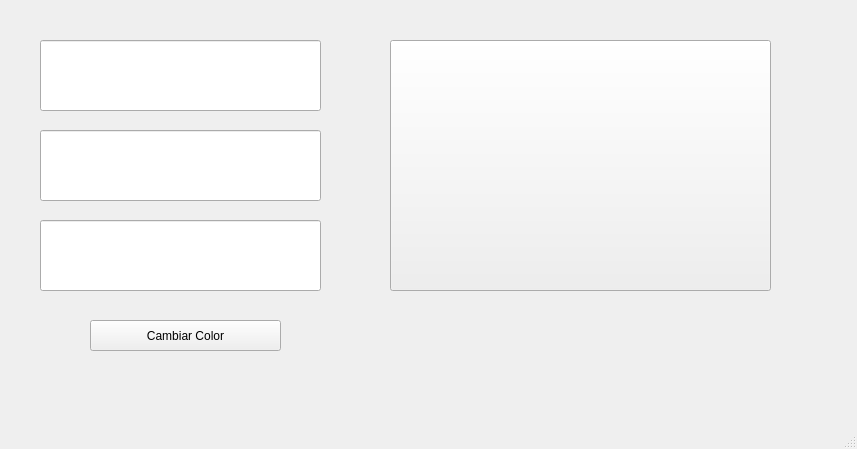
<?xml version="1.0" encoding="UTF-8"?>
<ui version="4.0">
 <class>MainWindow</class>
 <widget class="QMainWindow" name="MainWindow">
  <property name="geometry">
   <rect>
    <x>0</x>
    <y>0</y>
    <width>857</width>
    <height>449</height>
   </rect>
  </property>
  <property name="windowTitle">
   <string>MainWindow</string>
  </property>
  <widget class="QWidget" name="centralwidget">
   <widget class="QLineEdit" name="txt_R">
    <property name="geometry">
     <rect>
      <x>40</x>
      <y>40</y>
      <width>281</width>
      <height>71</height>
     </rect>
    </property>
    <property name="font">
     <font>
      <pointsize>16</pointsize>
      <weight>75</weight>
      <bold>true</bold>
     </font>
    </property>
    <property name="text">
     <string/>
    </property>
    <property name="alignment">
     <set>Qt::AlignCenter</set>
    </property>
   </widget>
   <widget class="QLineEdit" name="txt_G">
    <property name="geometry">
     <rect>
      <x>40</x>
      <y>130</y>
      <width>281</width>
      <height>71</height>
     </rect>
    </property>
    <property name="font">
     <font>
      <pointsize>16</pointsize>
      <weight>75</weight>
      <bold>true</bold>
     </font>
    </property>
    <property name="text">
     <string/>
    </property>
    <property name="alignment">
     <set>Qt::AlignCenter</set>
    </property>
   </widget>
   <widget class="QLineEdit" name="txt_B">
    <property name="geometry">
     <rect>
      <x>40</x>
      <y>220</y>
      <width>281</width>
      <height>71</height>
     </rect>
    </property>
    <property name="font">
     <font>
      <pointsize>16</pointsize>
      <weight>75</weight>
      <bold>true</bold>
     </font>
    </property>
    <property name="text">
     <string/>
    </property>
    <property name="alignment">
     <set>Qt::AlignCenter</set>
    </property>
   </widget>
   <widget class="QPushButton" name="ObjetoCambiaColor">
    <property name="geometry">
     <rect>
      <x>390</x>
      <y>40</y>
      <width>381</width>
      <height>251</height>
     </rect>
    </property>
    <property name="text">
     <string/>
    </property>
   </widget>
   <widget class="QPushButton" name="btn_accion">
    <property name="geometry">
     <rect>
      <x>90</x>
      <y>320</y>
      <width>191</width>
      <height>31</height>
     </rect>
    </property>
    <property name="text">
     <string>Cambiar Color</string>
    </property>
   </widget>
  </widget>
  <widget class="QMenuBar" name="menubar">
   <property name="geometry">
    <rect>
     <x>0</x>
     <y>0</y>
     <width>857</width>
     <height>26</height>
    </rect>
   </property>
  </widget>
  <widget class="QStatusBar" name="statusbar"/>
 </widget>
 <resources/>
 <connections/>
</ui>
